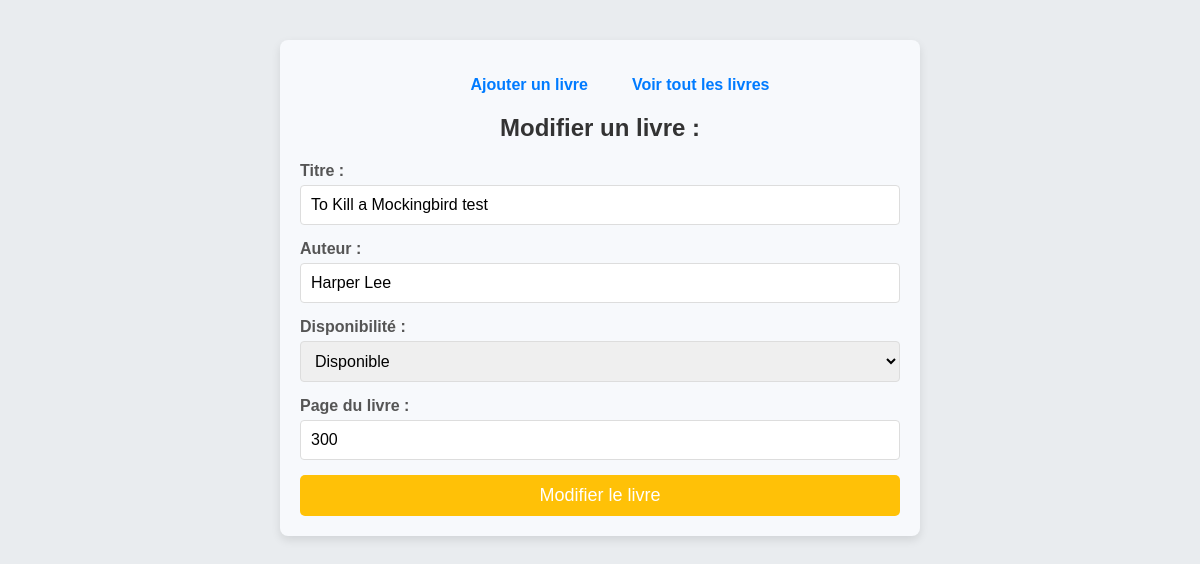
Screenshot of /book/editBook.php?id=34 with the database file from the repository.
### tables this page shows
CREATE TABLE `book` (
  `id` int(11) NOT NULL,
  `titre` varchar(255) NOT NULL,
  `auteur` varchar(255) NOT NULL,
  `disponible` tinyint(1) DEFAULT '1',
  `page_number` int(11) NOT NULL
);

### src/Controller/BookController.php (called while the page is built, shortened)
<?php
final class BookController
{
    public static function getBookId($id) {
        $connexion = MySql::connect();
        $query = $connexion->prepare("SELECT * FROM book WHERE id = :id");
        $query->bindValue(':id', $id, PDO::PARAM_INT);
        $query->execute();
        $bookData = $query->fetch(PDO::FETCH_ASSOC);
        if ($bookData) {
            return new Book(
                $bookData['id'],
                $bookData['titre'],
                $bookData['auteur'],
                (bool) $bookData['disponible'],
                (int) $bookData['page_number'],
            );
        }
        return null;
    }
}

### config/autoloader.php (called while the page is built, shortened)
<?php
final class Autoloader
{
    public static function register(): void
    {
        spl_autoload_register(function ($class)
        {
            if(str_starts_with($class, 'App\\'))
            {
                $class = substr_replace($class, 'src', 0, 3);
            }
            $file = __DIR__.  '/../' . str_replace('\\', DIRECTORY_SEPARATOR, $class).'.php';
            if (file_exists($file)) {
                return true;
            }
            return false;
        });
    }
}

### src/Class/Media.php (called while the page is built, shortened)
<?php
class Media{
    private string $titre;
    private string $auteur;
    private bool $disponible = true;
    public function __construct($id, string $titre, string $auteur, bool $disponible) {
        $this->titre = $titre;
        $this->auteur = $auteur;
        $this->disponible = $disponible;
    }
    public function getTitre(): string
    {
        return $this->titre;
    }
    public function getAuteur(): string
    {
        return $this->auteur;
    }
    public function getDisponible(): bool
    {
        return $this->disponible;
    }
}

### src/Class/Book.php (called while the page is built, shortened)
<?php
class Book extends Media{
    private int $pageNumber;
    public function __construct($id, string $titre, string $auteur, bool $disponible, int $pageNumber) {
        $this->pageNumber = $pageNumber;
    }
    public function getPageNumber(): int{
        return $this->pageNumber;
    }
}

### public/book/editBook.php (the view, shortened to what this page needs)
<?php
require_once('../../config/autoloader.php');
if (isset($_GET['id'])) {
    $bookId = (int) $_GET['id'];
    $book = BookController::getBookId($bookId);
} else {
    echo "ID du livre manquant.";
    exit;
}
?>
<!DOCTYPE html>
<html lang="fr">
<head>
    <link rel="stylesheet" href="../style.css">
</head>
<body>
<div class="content_body">
    <ul class="nav">
        <li>
            <a href="./addBook.php">Ajouter un livre</a>
        </li>
        <li>
            <a href="../index.php">Voir tout les livres</a>
        </li>
    </ul>
    <div class="content_form">
        <h1 class="title_form">Modifier un livre : </h1>
        <form class="form" action="#" method="POST">
            <div class="content_input">
                <label class="label_form" for="titre">Titre : </label>
                <div class="content_input_form_content_message_erreur">
                    <input class="input_form" type="text" name="titre" value="<?= $book->getTitre() ?>">
                </div>
            </div>
            <div class="content_input">
                <label class="label_form" for="auteur">Auteur : </label>
                <div class="content_input_form_content_message_erreur">
                    <input class="input_form" type="text" name="auteur" value="<?= $book->getAuteur() ?>">
                </div>
            </div>
            <div class="content_input">
                <label class="label_form" for="disponible">Disponibilité : </label>
                <div class="content_input_form_content_message_erreur">
                    <select name="disponible">
                        <option value="1" <?php if ($book->getDisponible()) echo 'selected'; ?>>Disponible</option>
                    </select>
                </div>
            </div>
            <div class="content_input">
                <label class="label_form" for="page_number">Page du livre : </label>
                <div class="content_input_form_content_message_erreur">
                    <input class="input_form" type="number" name="page_number" value="<?= $book->getPageNumber() ?>">
                </div>
            </div>
            <input class="submit_form" type="submit" value="Modifier le livre">
        </form>
    </div>
</div>
</body>
</html>

### public/style.css (style rules this page uses)
body { font-family: 'Arial', sans-serif; background-color: #e9ecef; margin: 0; padding: 20px; }
input[type="submit"], .btn-delete { background-color: #ffc107; color: white; border: none; padding: 10px 15px; border-radius: 5px; cursor: pointer; transition: background-color 0.3s; }
.content_body { max-width: 600px; margin: 20px auto; padding: 20px; background-color: #f7f9fc; border-radius: 8px; box-shadow: 0px 4px 10px rgba(0, 0, 0, 0.1); }
.title_form { font-size: 24px; color: #333; text-align: center; margin-bottom: 20px; }
.nav { display: flex; justify-content: center; margin-bottom: 20px; list-style: none; }
.nav li { margin: 0 10px; }
.nav a { text-decoration: none; color: #007bff; font-weight: bold; padding: 8px 12px; border-radius: 4px; transition: background-color 0.3s ease; }
.content_input { margin-bottom: 15px; }
.label_form { display: block; font-weight: bold; color: #555; margin-bottom: 5px; }
.input_form, select { width: 100%; padding: 10px; font-size: 16px; border: 1px solid #ddd; border-radius: 4px; box-sizing: border-box; transition: border-color 0.3s ease; }
.submit_form { width: 100%; padding: 10px; font-size: 18px; background-color: #007bff; color: #fff; border: none; border-radius: 4px; cursor: pointer; transition: background-color 0.3s ease; }
.content_input_form_content_message_erreur { position: relative; }

### rows the page displays
book: titre "To Kill a Mockingbird test", auteur "Harper Lee", disponible "Disponible", page_number "300"
